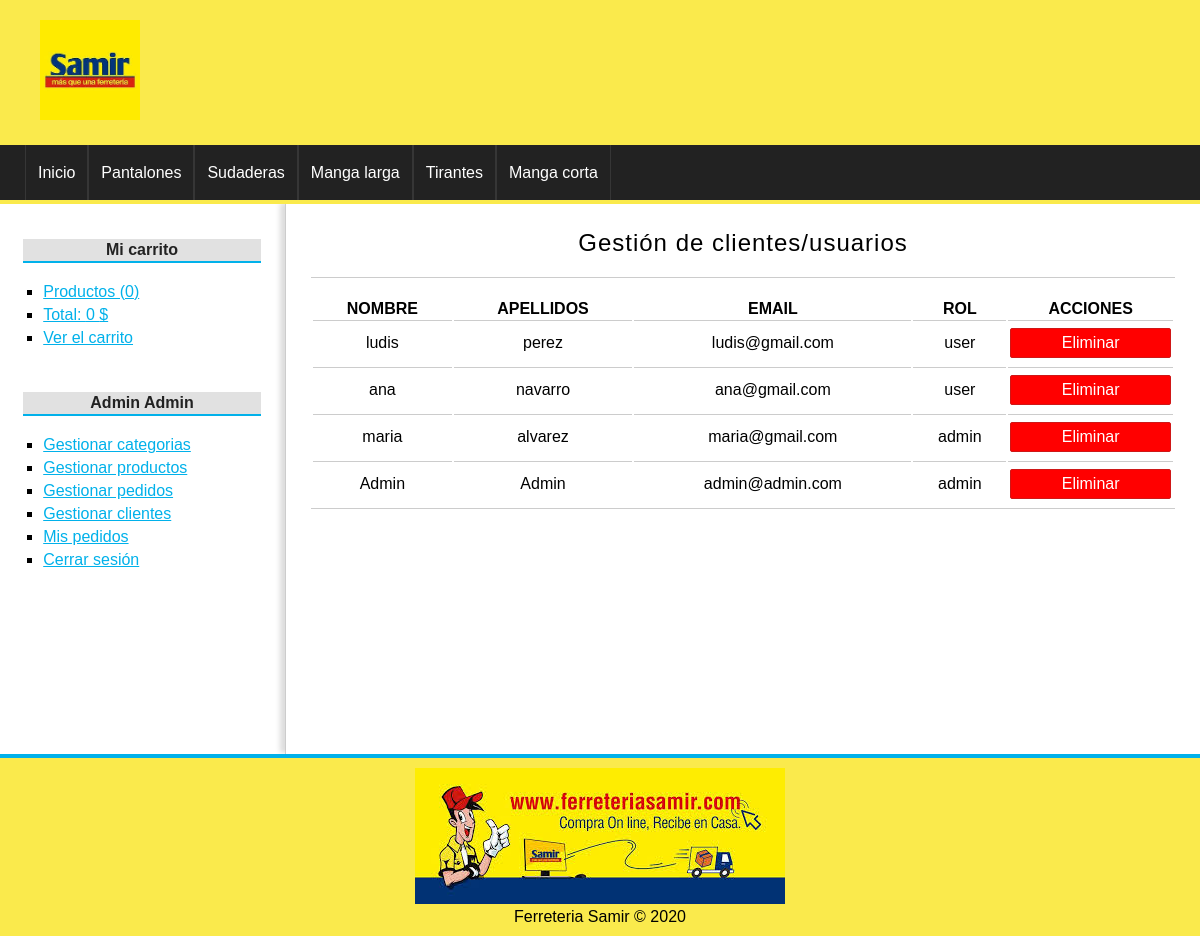
The page /usuario/gestion (signed in) on the database its author committed.
### tables this page shows
CREATE TABLE `categorias` (
  `id` int(255) NOT NULL,
  `nombre` varchar(100) NOT NULL
);

CREATE TABLE `usuarios` (
  `id` int(255) NOT NULL,
  `nombre` varchar(100) NOT NULL,
  `apellidos` varchar(255) DEFAULT NULL,
  `email` varchar(255) NOT NULL,
  `password` varchar(255) NOT NULL,
  `rol` varchar(20) DEFAULT NULL,
  `imagen` varchar(255) DEFAULT NULL
);

### config/db.php (called while the page is built)
<?php
class Database{
	public static function connect(){
		$db = new mysqli('localhost', 'root', '', 'tienda_master');
		$db->query("SET NAMES 'utf8'");
		return $db;
	}
}

### helpers/utils.php (called while the page is built, shortened)
<?php
class Utils{
	public static function showCategorias(){
		require_once 'models/categoria.php';
		$categoria = new Categoria();
		$categorias = $categoria->getAll();
		return $categorias;
	}
}

### models/categoria.php (called while the page is built, shortened)
<?php
class Categoria{
	private $db;
	public function __construct() {
		$this->db = Database::connect();
	}
	public function getAll(){
		$categorias = $this->db->query("SELECT * FROM categorias ORDER BY id DESC;");
		return $categorias;
	}
}

### controllers/UsuarioController.php (called while the page is built, shortened)
<?php
require_once 'models/usuario.php';
class usuarioController{
	public function gestion(){
		$usuario = new Usuario();
		$usuarios = $usuario->getAll();
		require_once 'views/usuario/gestion.php';
	}
}

### models/usuario.php (called while the page is built, shortened)
<?php
class Usuario{
	private $db;
	public function __construct() {
		$this->db = Database::connect();
	}
	public function getAll(){
		$usuarios = $this->db->query("SELECT * FROM usuarios ORDER BY id DESC");
		return $usuarios;
	}
}

### views/usuario/gestion.php (the view, shortened to what this page needs)
<h1>Gestión de clientes/usuarios</h1>
<table>
	<tr>
		<th>NOMBRE</th>
		<th>APELLIDOS</th>
		<th>EMAIL</th>
		<th>ROL</th>
		<th>ACCIONES</th>
	</tr>
	<?php while($cli = $usuarios->fetch_object()): ?>
		<tr>
			<td><?=$cli->nombre;?></td>
			<td><?=$cli->apellidos;?></td>
			<td><?=$cli->email;?></td>
			<td><?=$cli->rol;?></td>
			<td>
				<a href="<?=base_url?>usuario/eliminar&id=<?=$cli->id?>" class="button button-gestion button-red">Eliminar</a>
			</td>
		</tr>
	<?php endwhile; ?>
</table>

### views/layout/header.php (shortened to what this page needs)
<!DOCTYPE HTML>
<html lang="es">
	<head>
		<link rel="stylesheet" href="<?=base_url?>assets/css/styles.css" />
	</head>
	<body>
		<div id="container">
			<header id="header">
				<div id="logo">
					<img src="<?=base_url?>assets/img/samir.jpg" alt="Ferreteria Samir" />
				</div>
			</header>
			<?php $categorias = Utils::showCategorias(); ?>
			<nav id="menu">
				<ul>
					<li>
						<a href="<?=base_url?>">Inicio</a>
					</li>
					<?php while($cat = $categorias->fetch_object()): ?>
						<li>
							<a href="<?=base_url?>categoria/ver&id=<?=$cat->id?>"><?=$cat->nombre?></a>
						</li>
					<?php endwhile; ?>
				</ul>
			</nav>
			<div id="content">

### assets/css/styles.css (style rules this page uses)
* { padding: 0px; margin: 0px; font-family: sans-serif, Helvetica, Arial; }
a { color: #01B1EA; }
table { text-align: center; width: 100%; border-bottom: 1px solid #ccc; }
td { border-top: 1px solid #ccc; padding: 2px; }
#container { width: 100%; margin: 0px auto; box-shadow: 0px 0px 10px gray; background: white; }
#header { height: 145px; background: #FAEA4C; }
#logo { padding: 20px; margin-left: 20px; float:left; }
#logo img { float:left; height: 100px; }
#menu { clear:both; background: #222; color: white; height: 55px; border-bottom: 4px solid #FAEA4C; }
#menu ul { list-style: none; text-decoration: none; margin: 0px auto; margin-left: 25px; }
#menu ul li { line-height: 55px; float:left; border-right: 1px solid #363636; }
#menu a { display: block; color: white; text-decoration: none; padding-left: 12px; padding-right: 12px; transition: all 300ms; }
#menu a:first-child { border-left: 1px solid #363636; }
#content { margin: 0px auto; overflow: hidden; background: white; }
input[type="button"], input[type="submit"], button, .button { display: block; border-radius: 2px; width: auto; padding: 5px; padding-left: 10px; padding-right: 10px; color: white; background: #2979CD; border: 1px solid #11608E; cursor:pointer; }
.button { background: #33AE3D; color: white !important; text-decoration: none; }
.button-gestion { margin-top: 5px; margin-bottom: 5px; }
.button-red { background: red; border: 1px solid #cf1717; }
#central h1 { font-size: 24px; font-weight: normal; letter-spacing: 1px; text-align: center; border-bottom: 1px solid #ccc; margin-bottom: 20px; padding: 20px; padding-top: 0px; }

### rows shown on the page
categorias: nombre "Pantalones"
categorias: nombre "Sudaderas"
categorias: nombre "Manga larga"
categorias: nombre "Tirantes"
categorias: nombre "Manga corta"
usuarios: nombre "ludis", apellidos "perez", email "ludis@gmail.com", rol "user"
usuarios: nombre "ana", apellidos "navarro", email "ana@gmail.com", rol "user"
usuarios: nombre "maria", apellidos "alvarez", email "maria@gmail.com", rol "admin"
usuarios: nombre "Admin", apellidos "Admin", email "admin@admin.com", rol "admin"

### other values the page prints
$stats['count'] "0"
$stats['total'] "0"
$_SESSION['identity']->nombre "Admin"
$_SESSION['identity']->apellidos "Admin"
